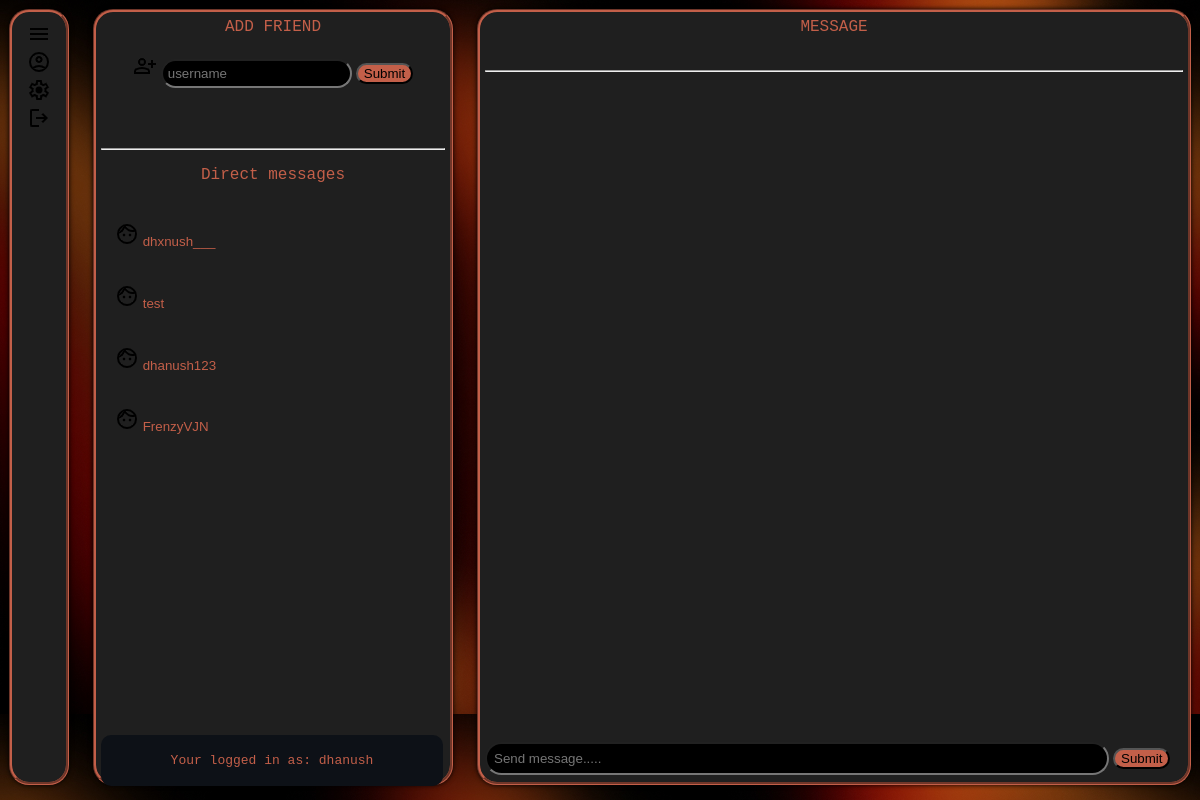
/home (signed in), run on an earlier commit of the app's database.
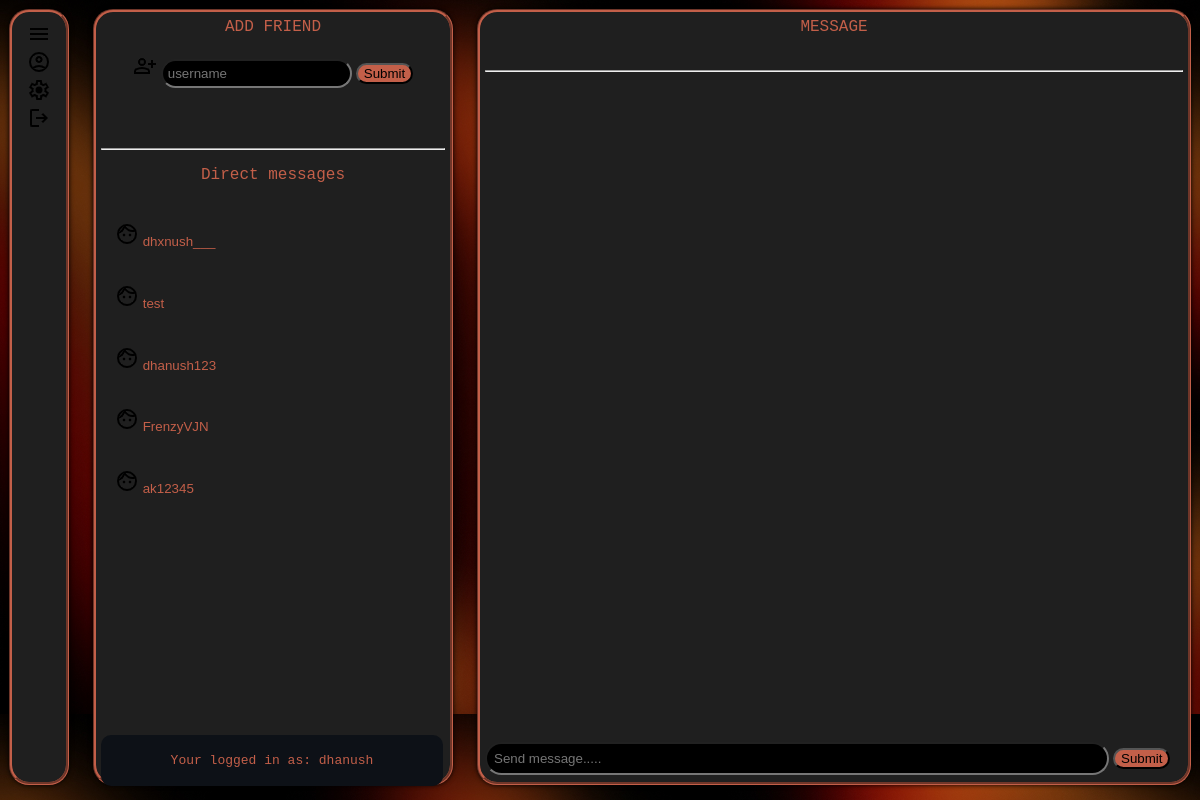
And on a later commit of the database.
### tables this page shows
CREATE TABLE friends( id integer,friend text, room integer, foreign key(id) references users(id));

### app.py (the view, shortened to what this page needs)
@app.route("/home", methods=["POST", "GET"])
def home():
    if session.get("user_id") is None:
        return redirect("/")
    username = session["user_id"]
    rows2 = db.execute('select * from users where username = ?', username)
    fdict = db.execute('select friend from friends where id = ?',rows2[0]['id'] )
    flist=[]
    for i in fdict:
        flist+=(list(i.values()))
    return render_template("layout2.html",username=username,flist=flist)

### templates/layout2.html (shortened to what this page needs)
<!DOCTYPE html>
<html>
    <head>
        <link rel="stylesheet" href="static/styles2.css">
    </head>
    <body>
        <nav class="navbar2">
            <ul>
                <div>
                    <a href="" id="menu-link"><img src="static/menu.png"></a>
                </div>
                <div>
                    <a href="" id="profile-link"><img src="static/profile.png"></a>
                </div>
                <div>
                    <a href="" id="settings-link"><img src="static/settings.png"></a>
                </div>
                <div>
                    <a href="/logout" id="logout-link"><img src="static/logout.png"></a>
                </div>
            </ul>
        </nav>
        <section id="box">
            <div>
                <a href="#" id="add-friend-link" style="color: #c35f49; font-family: monospace;text-decoration: none; font-size: large;">ADD FRIEND</a>
            </div>
            <br>
            <div>
                <form autocomplete="off" method="post">
                    <img src="static/add friend.png">
                    <input type="text" name="friend" id="textbox1" placeholder="username" style="background-color: black;color: #c35f49; border-radius: 20px; padding: 5px;">
                    <input type="submit" name="friendsubmit" style="color: black;background-color: #c35f49; border-radius: 20px;" placeholder="ADD">
                </form>
            </div>
            <br>
            <br>
            <hr>
            <div style="padding-bottom: 10px;">
                <p id="direct-messages-link" style="color: #c35f49; font-family: monospace;text-decoration: none; font-size: large;">Direct messages</p>
                <ul style="padding: 5px; margin-bottom: 3px;">
                    {% for i in flist %}
                    <button  name="lol" onclick="reload('{{i}}')" id="send" style="color: #c35f49; text-decoration: none; background-color: transparent; outline: none; width: 100%; border: none;">
                        <div id="fbox">
                            <p style="color: #c35f49; text-decoration: none;"> <img src="static/person.png"> {{ i }} </p>
                        </div>
                    </button>
                    {% endfor %}
                </ul>
            </div>
            <div style="position: fixed; bottom: 14px; text-align: center; color: aliceblue;  background-color: #0d1117; border-radius: 10px; padding: 5px; width: 28.5%;">
                <p style="color: #c35f49; font-family: monospace; text-align: center;">Your logged in as: {{username}}</p>
            </div>
        </section>
        <article>
            <div>
                <a href="" id="message-link" style="color: #c35f49; font-family: monospace; text-decoration: none; font-size: large;">MESSAGE</a>
            </div>
            <br>
            <hr>
            <div><br><br><br></div>
            <div style="position:fixed;bottom: 25px; text-align: center; float: right;padding: auto;">
                <form onsubmit="sendmsg(event)">
                    <input autocomplete="off"  type="text" id="textbox" placeholder="Send message....." style="background-color: black;color: #c35f49; border-radius: 20px; padding: 7px; width: 52vw; height: auto;">
                    <input type="submit" id="send_button" style="color: black;background-color: #c35f49;border-radius: 20px;">
                </form>
            </div>
        </article>
    </body>
</html>

What changed in the data, as far as the page shows it:
added friends: friend "ak12345"
